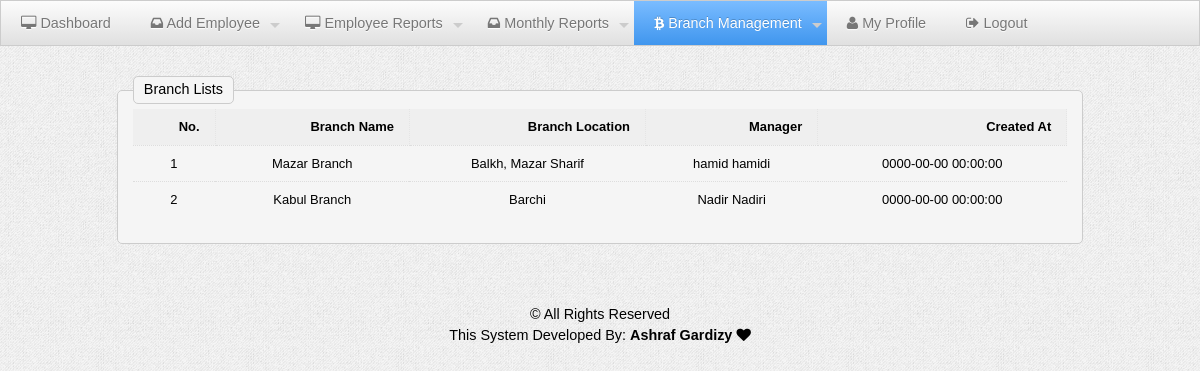
Screenshot of /branch_lists.php (signed in) with the database file from the repository.
### tables this page shows
CREATE TABLE `branch` (
  `b_id` int(11) NOT NULL,
  `name` varchar(100) DEFAULT NULL,
  `location` varchar(100) DEFAULT NULL,
  `manager_id` int(11) DEFAULT NULL,
  `created_at` timestamp NOT NULL DEFAULT current_timestamp()
);

CREATE TABLE `employee` (
  `emp_id` int(11) NOT NULL,
  `firstname` varchar(100) DEFAULT NULL,
  `lastname` varchar(100) DEFAULT NULL,
  `phone` varchar(100) DEFAULT NULL,
  `email` varchar(100) DEFAULT NULL,
  `password` varchar(100) DEFAULT NULL,
  `b_id` int(11) DEFAULT NULL,
  `position` enum('exchanger','admin') DEFAULT NULL
);

### branch_lists.php (the view, shortened to what this page needs)
<?php
require_once("db.php");
$query_sel_b = "SELECT branch.b_id, name, location, firstname, lastname, created_at FROM branch LEFT JOIN employee ON branch.manager_id=employee.emp_id";
$sel_b = $con->query($query_sel_b);
?>
<!DOCTYPE html>
<html>
<head>
    <?php require_once("relatives.php"); ?>
</head>
<body>
<ul class="menu">
    <li><a href="admin.php"><i class="fa fa-desktop"></i> Dashboard</a></li>
    <li><a href=""><i class="fa fa-inbox"></i> Add Employee </a>
    </li>
    <li><a href=""><i class="fa fa-desktop"></i> Employee Reports</a>
    </li>
    <li><a href=""><i class="fa fa-inbox"></i> Monthly Reports</a>
    </li>
    <li class="current"><a href=""><i class="fa fa-bitcoin"></i> Branch Management</a>
    </li>
    <li><a href="admin_profile.php"><i class="fa fa-user"></i> My Profile</a></li>
    <li><a href="logout.php"><i class="fa fa-sign-out"></i> Logout</a></li>
</ul>
<div class="grid">
    <fieldset>
    <legend>Branch Lists</legend>
        <table class="striped">
            <tr>
                <th>No.</th>
                <th>Branch Name</th>
                <th>Branch Location</th>
                <th>Manager</th>
                <th>Created At</th>
            </tr>
            <?php $no = 1; while ($row = $sel_b->fetch_object()) { ?>
            <tr>
                <td><?= $no; ?></td>
                <td><?= $row->name; ?></td>
                <td><?= $row->location; ?></td>
                <td><?= $row->firstname . " " . $row->lastname; ?></td>
                <td><?= $row->created_at; ?></td>
            </tr>
            <?php $no++; } ?>
        </table>
    </fieldset>
</div>
<div style="padding:40px;">
    <footer class="center">
        &copy; All Rights Reserved
        <br>
        This System Developed By: <strong>Ashraf Gardizy <i class="fa fa-heart"></i></strong>
    </footer>
</div>
</body>
</html>

### relatives.php (shortened to what this page needs)
<link rel="stylesheet" type="text/css" href="css/kickstart.css" media="all" />
<link rel="stylesheet" type="text/css" href="css/style.css" media="all" />
<link rel="stylesheet" type="text/css" href="css/material-colors.css">
<link rel="stylesheet" type="text/css" href="css/animate.css">
<link rel="stylesheet" type="text/css" href="css/myStyle.css">

### css/kickstart.css (style rules this page uses)
* { -webkit-box-sizing: border-box; -moz-box-sizing: border-box; box-sizing: border-box; }
a { color:#4D99E0;outline:0; }
strong,b { color:#000;font-weight:bold; }
.center { text-align:center; }
article,aside,details,figcaption,figure, footer,header,hgroup,menu,nav,section { display:block; }
ul, ol { padding:0; margin:0 0 20px 25px; }
li { padding:5px 0; margin:0; }
table { width:100%;margin:0 0 10px 0;text-align:left;border-collapse: collapse; }
th, td { padding:7px 10px;font-size:0.9em;border-bottom:1px dotted #ddd;text-align:left; }
tbody tr.last th, tbody tr.last td { border-bottom:0; }
table.striped tr.alt { background:#f5f5f5; }
table.striped tbody th { background:#f5f5f5;text-align:right;padding-right:15px;border-right:1px dotted #e5e5e5; }
table.striped tbody tr.alt th { background:#efefef; }

### css/style.css (style rules this page uses)
thead th, tbody th { font-family: "Arimo", arial, verdana, sans-serif; }
.menu { font-family: "Arimo", arial, verdana, sans-serif; }
body { margin:0; padding:0 0 0 0; color:#000; background:#efefef url(img/gray_jean.png); font:normal 0.9em/150% 'Arimo', arial, verdana, sans-serif; text-shadow: 0 0 1px transparent; }

### css/kickstart-forms.css (style rules this page uses)
fieldset { margin:30px 0 20px 0; padding:5px 15px 15px 15px; border:1px solid #ccc; background:#f5f5f5; -moz-border-radius:5px; -webkit-border-radius:5px; border-radius:5px; position: relative; top:0; left:0; }
legend { -moz-border-radius:5px; -webkit-border-radius:5px; border-radius:5px; border:1px solid #ccc; background:#f5f5f5; padding:2px 10px; margin:0 0 0 0; display:block; position: relative; top:0; left:0; }
input[type="text"], textarea, button, a.button, a, input[type="file"] { -moz-transition: -moz-box-shadow 0.5s, border 0.5s, background 0.5s; -webkit-transition: -webkit-box-shadow 0.5s, border 0.5s, background 0.5s; -o-transition: box-shadow 0.5s, border 0.5s, background 0.5s; transition: box-shadow 0.5s, border 0.5s, background 0.5s; }

### css/kickstart-menus.css (style rules this page uses)
.menu { margin:0;padding:0;line-height:100%; font-size:0; position:relative;z-index:1000; }
.menu:after { clear:both;content:' ';display:block;font-size:0;line-height:0;visibility:hidden;width:0;height:0 }
.menu li { margin:0;padding:0;list-style-type:none;display:inline-block;*display:inline;position:relative;zoom:1;line-height:inherit; top:0;left:0;font-size:16px; }
.menu li a { margin:0;padding:0;display:block;display:inline;display:inline-block;position:relative;zoom:1;line-height:100%;top:0;left:0; }
.menu li.has-menu a { padding-right:25px; }
.menu { border:1px solid #ccc; background: #eee; background: -moz-linear-gradient(top, rgba(252,252,252,1) 0%, rgba(224,224,224,1) 100%); background: -webkit-gradient(linear, left top, left bottom, color-stop(0%,rgba(252,252,252,1)), color-stop(100%,rgba(224,224,224,1))); background: -webkit-linear-gradient(top, rgba(252,252,252,1) 0%,rgba(224,224,224,1) 100%); background: -o-linear-gradient(top, rgba(252,252,252,1) 0%,rgba(224,224,224,1) 100%); background: linear-gradient(top, rgba(252,252,252,1) 0%,rgba(224,224,224,1) 100%); z-index:600; }
.menu li a { text-shadow:0px 1px 1px #fff; padding:15px 20px; text-decoration:none; font-size:0.9em; color: #777; }
.menu li.current>a, .menu li.current>a:hover, .menu li.current.hover>a { background: rgb(122,188,255); background: -moz-linear-gradient(top, rgba(122,188,255,1) 0%, rgba(96,171,248,1) 44%, rgba(64,150,238,1) 100%); background: -webkit-gradient(linear, left top, left bottom, color-stop(0%,rgba(122,188,255,1)), color-stop(44%,rgba(96,171,248,1)), color-stop(100%,rgba(64,150,238,1))); background: -webkit-linear-gradient(top, rgba(122,188,255,1) 0%,rgba(96,171,248,1) 44%,rgba(64,150,238,1) 100%); background: -o-linear-gradient(top, rgba(122,188,255,1) 0%,rgba(96,171,248,1) 44%,rgba(64,150,238,1) 100%); filter: progid:DXImageTransform.Microsoft.gradient( startColorstr='#7abcff', endColorstr='#4096ee',GradientType=0 ); background: linear-gradient(top, rgba(122,188,255,1) 0%,rgba(96,171,248,1) 44%,rgba(64,150,238,1) 100%); color:#fff; text-shadow:0px -1px 0 rgba(0,0,0,0.2); cursor: default; }

### css/kickstart-grid.css (style rules this page uses)
.grid { max-width:1220px; margin:0 auto; padding:0 2em; }
@media all and (min-width: 1024px) and (max-width: 1280px) { .grid { max-width: 1024px; } }

### branch_lists.php (style rules this page uses)
td { text-align: center; }

### rows the page displays
branch: name "Mazar Branch", location "Balkh, Mazar Sharif", manager.firstname "hamid", manager.lastname "hamidi", created_at "0000-00-00 00:00:00"
branch: name "Kabul Branch", location "Barchi", manager.firstname "Nadir", manager.lastname "Nadiri", created_at "0000-00-00 00:00:00"
